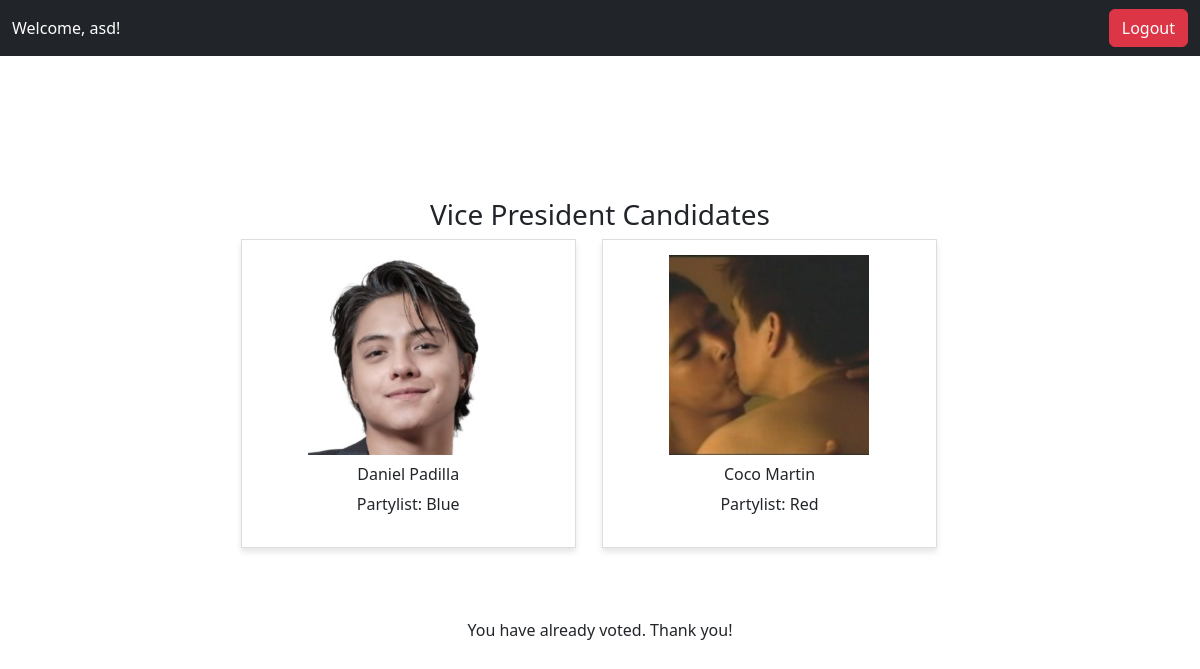
Page /voting2.php (signed in) on the committed database.
### tables this page shows
CREATE TABLE `voters` (
  `id` int NOT NULL,
  `LastName` varchar(255) NOT NULL,
  `FirstName` varchar(255) NOT NULL,
  `Email` varchar(255) NOT NULL,
  `Username` varchar(255) NOT NULL,
  `password` varchar(255) NOT NULL,
  `is_admin` tinyint(1) DEFAULT '0'
);

CREATE TABLE `candidates` (
  `id` int NOT NULL,
  `Name` varchar(255) NOT NULL,
  `Username` varchar(255) NOT NULL,
  `password` varchar(255) NOT NULL,
  `Partylist` varchar(255) NOT NULL,
  `Position` varchar(255) NOT NULL,
  `birthday` date NOT NULL,
  `PoliticalPlatform` varchar(255) NOT NULL,
  `Image` varchar(255) NOT NULL,
  `votes` int DEFAULT '0'
);

### voting2.php (the view, shortened to what this page needs)
<?php
$servername = "localhost";
$username = "root";
$password = "";
$dbname = "online_voting";
$conn = new mysqli($servername, $username, $password, $dbname);
$user_id = $_SESSION['user_id'];
$candidates = [];
$sql = "SELECT * FROM candidates WHERE position = 'Vice President'";
$candidatesResult = $conn->query($sql);
if ($candidatesResult && $candidatesResult->num_rows > 0) {
  while ($row = $candidatesResult->fetch_assoc()) {
    $candidates[] = $row;
  }
}
$hasVoted = false;
$sql = "SELECT * FROM votes WHERE user_id = ? AND position = 'Vice President'";
$stmt = $conn->prepare($sql);
$stmt->bind_param("i", $user_id);
$stmt->execute();
$result = $stmt->get_result();
if ($result->num_rows > 0) {
  $hasVoted = true;
}
?>
<!DOCTYPE html>
<html lang="en">
<head>
    <link href="https://cdn.jsdelivr.net/npm/bootstrap@5.3.0-alpha1/dist/css/bootstrap.min.css" rel="stylesheet">
</head>
<body>
    <?php include('includes/navbarr.php'); ?>
    <div class="main-content">
        <div class="container">
            <h3>Vice President Candidates</h3>
            <div class="candidate-row">
                <?php if (!empty($candidates)): ?>
                    <?php foreach ($candidates as $candidate): ?>
                        <div class="candidate-card">
                            <img src="uploads/<?php echo htmlspecialchars($candidate['Image']); ?>" alt="Candidate Image">
                            <h6><?php echo htmlspecialchars($candidate['Name']); ?></h6>
                            <p>Partylist: <?php echo htmlspecialchars($candidate['Partylist']); ?></p>
                        </div>
                    <?php endforeach; ?>
                <?php else: ?>
                    <p>No candidates found for the Vice President position.</p>
                <?php endif; ?>
            </div>
        </div>
        <div class="vote-options">
            <?php if (!$hasVoted): ?>
                <form id="votingForm" action="" method="POST" onsubmit="return validateForm()">
                    <h5>Select Your Vote</h5>
                    <?php foreach ($candidates as $candidate): ?>
                        <div class="form-check">
                            <input class="form-check-input" type="radio" name="candidate" id="candidate-<?php echo $candidate['id']; ?>" value="<?php echo htmlspecialchars($candidate['Name']); ?>">
                            <label class="form-check-label" for="candidate-<?php echo $candidate['id']; ?>">
                                Vote for <?php echo htmlspecialchars($candidate['Name']); ?>
                            </label>
                        </div>
                    <?php endforeach; ?>
                    <button type="submit" class="btn btn-primary">Submit Vote</button>
                </form>
            <?php else: ?>
                <p>You have already voted. Thank you!</p>
            <?php endif; ?>
        </div>
    </div>
</body>
</html>

### includes/navbarr.php (shortened to what this page needs)
<?php
$host = "localhost";
$dbusername = "root";
$dbpassword = "";
$dbname = "online_voting";
try {
    $pdo = new PDO("mysql:host=$host;dbname=$dbname;charset=utf8mb4", $dbusername, $dbpassword);
    $pdo->setAttribute(PDO::ATTR_ERRMODE, PDO::ERRMODE_EXCEPTION);
    $displayUsername = 'Guest';
    if (isset($_SESSION['user_id'])) {
        $stmt = $pdo->prepare("SELECT Username FROM voters WHERE id = :id");
        $stmt->bindParam(':id', $_SESSION['user_id'], PDO::PARAM_INT);
        if ($stmt->execute()) {
            $user = $stmt->fetch(PDO::FETCH_ASSOC);
            if ($user) {
                $displayUsername = htmlspecialchars($user['Username']);
            } else {
                echo "No user found with this ID.<br>";
            }
        } else {
            echo "Query execution failed.<br>";
        }
    }
} catch (PDOException $e) {
    die("Database connection failed: " . $e->getMessage());
}
?>
<!DOCTYPE html>
<html lang="en">
<head>
    <link href="https://cdn.jsdelivr.net/npm/bootstrap@5.3.0-alpha1/dist/css/bootstrap.min.css" rel="stylesheet">
</head>
<body>
    <nav class="navbar navbar-expand-lg navbar-dark bg-dark">
        <div class="container-fluid">
            <span class="navbar-text">
                Welcome, <?php echo $displayUsername; ?>!
            </span>
            <a class="btn btn-danger ms-auto" href="/logout.php">Logout</a>
        </div>
    </nav>
</body>
</html>

### voting2.php (style rules this page uses)
body { margin: 0; background-color: #f4f4f4; font-family: Arial, sans-serif; }
.main-content { display: flex; justify-content: center; align-items: center; flex-direction: column; min-height: calc(100vh - 56px); padding: 20px; }
.container { width: 80%; text-align: center; margin-bottom: 30px; }
.candidate-card { border: 1px solid #ddd; padding: 15px; text-align: center; margin-bottom: 20px; display: inline-block; width: 30%; margin-right: 2%; background-color: #fff; box-shadow: 0 4px 6px rgba(0, 0, 0, 0.1); }
.candidate-card img { width: 200px; height: 200px; object-fit: cover; margin-bottom: 10px; }
.vote-options { text-align: center; margin-top: 20px; }

### includes/navbarr.php (style rules this page uses)
.navbar-text { color: white; font-size: 16px; }

### rows in the picture
voters: Username "asd"
candidates: Image (picture), Name "Daniel Padilla", Partylist "Blue"
candidates: Image (picture), Name "Coco Martin", Partylist "Red"
